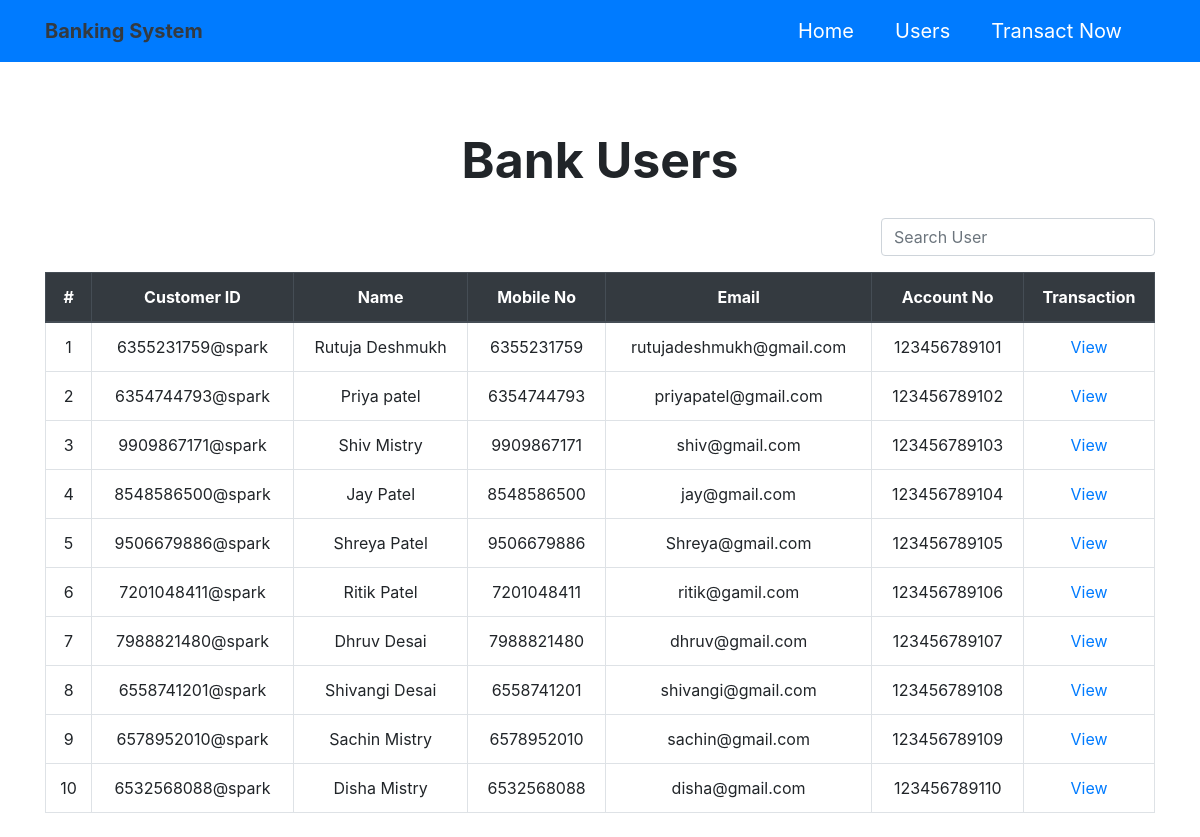
The page /users.php on the database its author committed.
### tables this page shows
CREATE TABLE `users` (
  `id` int(11) NOT NULL,
  `name` varchar(20) NOT NULL,
  `email` varchar(75) NOT NULL,
  `mobile` varchar(15) NOT NULL,
  `customer_id` varchar(30) NOT NULL,
  `upi_pin` int(11) NOT NULL,
  `account_no` bigint(11) NOT NULL,
  `current_balance` float NOT NULL,
  `added_on` datetime NOT NULL DEFAULT current_timestamp()
);

### users.php (the view, shortened to what this page needs)
<?php
require('connection.inc.php');
$sql = mysqli_query($con, "select * from users");
$i=1;
?>
<!DOCTYPE html>
<html lang="en">
<head>
    <link rel="stylesheet" href="https://cdn.jsdelivr.net/npm/bootstrap@4.5.3/dist/css/bootstrap.min.css" />
    <link rel="stylesheet" href="style.css" />
</head>
<body>
<nav class="navbar navbar-expand-lg bg-primary navbar-dark ">
        <div class="container">
            <a href="home.html" class="navbar-brand text-dark font-weight-bold"> Banking System</a>
            <div class="collapse navbar-collapse text-center" id="mynavbar">
                <ul class="navbar-nav ml-auto">
                <li class="nav-item">
                        <a href="home.php" class="nav-link text-white "> Home</a>
                    </li>
                    <li class="nav-item">
                        <a href="users.php" class="nav-link text-white">Users</a>
                    </li>
                    <li class="nav-item">
                        <a href="transaction.php" class="nav-link text-white">Transact Now</a>
                    </li>
                </ul>
            </div>
        </div>
    </nav>
    <div class="container text-center">
        <div class="row ">
            <div class="col-md-12 text-center mt-5">
                <h1>Bank  Users </h1>
            </div>
            <div class="ml-auto">
                <div class="form-group ">
                    <input type="text" class="form-control " id="myInput" placeholder="Search User" onkeyup="searchFunction()">
                </div>
            </div>
            <div class="table-responsive mb-2">
                <table id="tbl" class="table table-hover table-bordered text-center">
                    <thead class="thead-dark">
                    <tr>
                        <th>#</th>
                        <th>Customer ID</th>
                        <th>Name</th>
                        <th>Mobile No</th>
                        <th>Email</th>
                        <th>Account No</th>
                        <th>Transaction</th>
                    </tr>
                    </thead>
                    <tbody>
                    <?php while ($row = mysqli_fetch_assoc($sql)) { ?>
                            <tr>
                                <td><?php echo $i ?></td>
                                <td><?php echo $row['customer_id'] ?></td>
                                <td><?php echo  $row['name'] ?> </td>
                                <td><?php echo  $row['mobile'] ?></td>
                                <td><?php echo  $row['email'] ?></td>
                                <td><?php echo  $row['account_no'] ?></td>
                                <td><a href="passbook.php?id=<?php echo $row['id'] ?>">View </a></td>
                            </tr>
                        <?php
                         $i++;
                        } ?>
                    </tbody>
                </table>
            </div>
        </div>
    </div>
</body>
</html>

### style.css (style rules this page uses)
* { margin: 0; padding: 0; }
.row { margin-top: 20px; width: 100%; margin-left: auto; margin-right: auto; }
h1 { font-weight: 700; padding-bottom: 20px; font-size: 50px; }
.nav-item a { display: block; font-size: 20px; margin-right: 25px; color: white; }

### rows shown on the page
users: customer "6355231759@spark", name "Rutuja Deshmukh", mobile "6355231759", email "rutujadeshmukh@gmail.com", account_no "123456789101"
users: customer "6354744793@spark", name "Priya patel", mobile "6354744793", email "priyapatel@gmail.com", account_no "123456789102"
users: customer "9909867171@spark", name "Shiv Mistry", mobile "9909867171", email "shiv@gmail.com", account_no "123456789103"
users: customer "8548586500@spark", name "Jay Patel", mobile "8548586500", email "jay@gmail.com", account_no "123456789104"
users: customer "9506679886@spark", name "Shreya Patel", mobile "9506679886", email "Shreya@gmail.com", account_no "123456789105"
users: customer "7201048411@spark", name "Ritik Patel", mobile "7201048411", email "ritik@gamil.com", account_no "123456789106"
users: customer "7988821480@spark", name "Dhruv Desai", mobile "7988821480", email "dhruv@gmail.com", account_no "123456789107"
users: customer "6558741201@spark", name "Shivangi Desai", mobile "6558741201", email "shivangi@gmail.com", account_no "123456789108"
users: customer "6578952010@spark", name "Sachin Mistry", mobile "6578952010", email "sachin@gmail.com", account_no "123456789109"
users: customer "6532568088@spark", name "Disha Mistry", mobile "6532568088", email "disha@gmail.com", account_no "123456789110"
